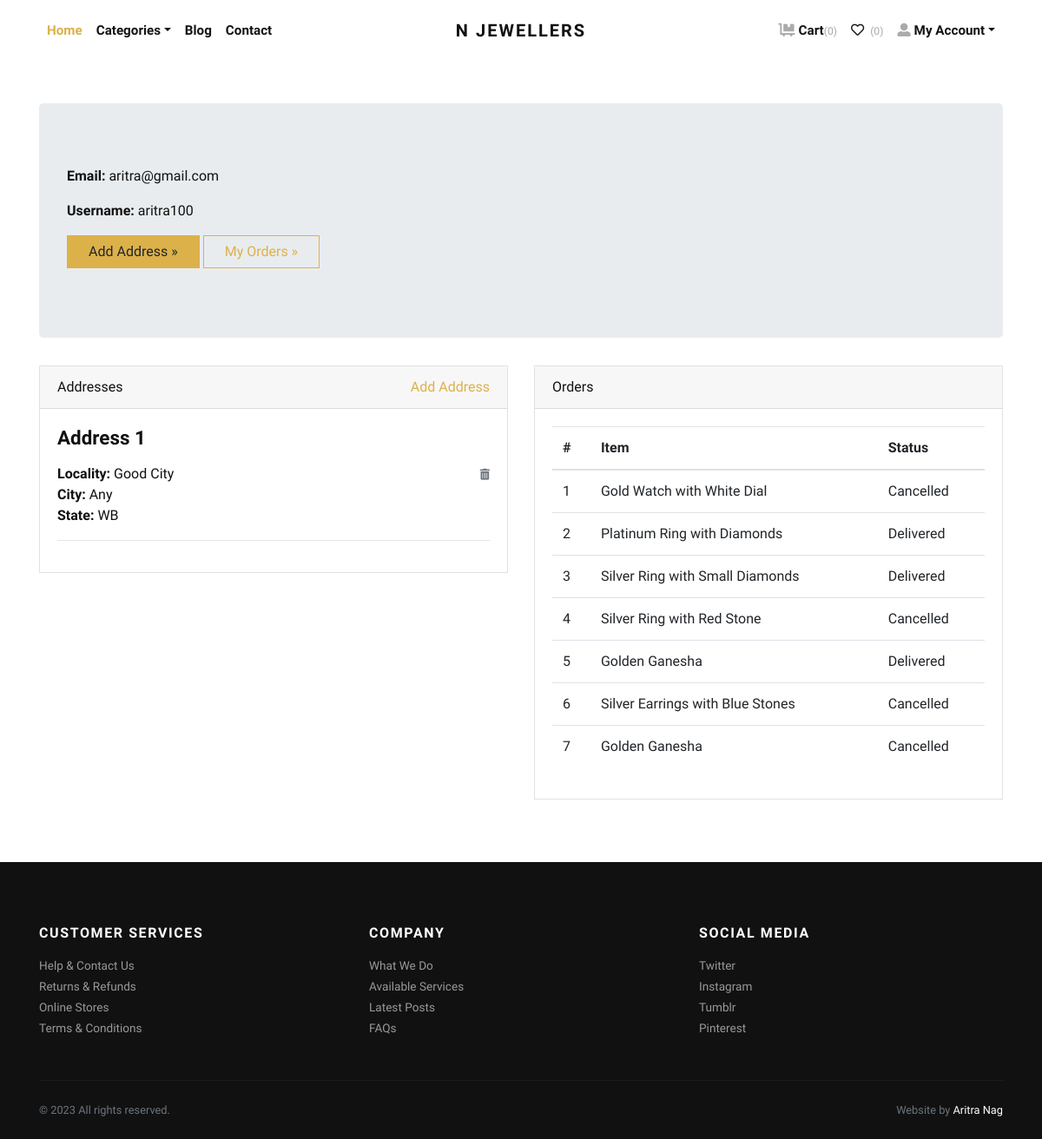
The page /accounts/profile/ (signed in) on the database its author committed.
### store/models.py (models this page shows, shortened)
class Address(models.Model):
    user = models.ForeignKey(User, verbose_name="User", on_delete=models.CASCADE)
    locality = models.CharField(max_length=150, verbose_name="Nearest Location")
    city = models.CharField(max_length=150, verbose_name="City")
    state = models.CharField(max_length=150, verbose_name="State")

class Order(models.Model):
    user = models.ForeignKey(User, verbose_name="User", on_delete=models.CASCADE)
    address = models.ForeignKey(Address, verbose_name="Shipping Address", on_delete=models.CASCADE)
    product = models.ForeignKey(Product, verbose_name="Product", on_delete=models.CASCADE)
    quantity = models.PositiveIntegerField(verbose_name="Quantity")
    ordered_date = models.DateTimeField(auto_now_add=True, verbose_name="Ordered Date")
    status = models.CharField(
        choices=STATUS_CHOICES,
        max_length=50,
        default="Pending"
        )

class Product(models.Model):
    title = models.CharField(max_length=150, verbose_name="Product Title")
    slug = models.SlugField(max_length=160, verbose_name="Product Slug")
    sku = models.CharField(max_length=255, unique=True, verbose_name="Unique Product ID (SKU)")
    short_description = models.TextField(verbose_name="Short Description")
    detail_description = models.TextField(blank=True, null=True, verbose_name="Detail Description")
    product_image = models.ImageField(upload_to='product', blank=True, null=True, verbose_name="Product Image")
    price = models.DecimalField(max_digits=8, decimal_places=2)
    category = models.ForeignKey(Category, verbose_name="Product Categoy", on_delete=models.CASCADE)
    is_active = models.BooleanField(verbose_name="Is Active?")
    is_featured = models.BooleanField(verbose_name="Is Featured?")
    created_at = models.DateTimeField(auto_now_add=True, verbose_name="Created Date")
    updated_at = models.DateTimeField(auto_now=True, verbose_name="Updated Date")
    class Meta:
        verbose_name_plural = 'Products'
        ordering = ('-created_at', )

### store/views.py (the view)
# urls.py: path('accounts/profile/', views.profile, name="profile"),
@login_required
def profile(request):
    addresses = Address.objects.filter(user=request.user)
    orders = Order.objects.filter(user=request.user)
    return render(request, 'account/profile.html', {'addresses':addresses, 'orders':orders})

### store/context_preprocessors.py (called while the page is built)
def store_menu(request):
    categories = Category.objects.filter(is_active=True)
    context = {
        'categories_menu': categories,
    }
    return context

def cart_menu(request):
    if request.user.is_authenticated:
        cart_items= Cart.objects.filter(user=request.user)
        context = {
            'cart_items': cart_items,
        }
    else:
        context = {}
    return context

### templates/account/profile.html (shortened to what this page needs)
{% extends 'base.html' %}
{% load static %}
    {% block content %}
      <div class="container py-5">
        <div class="jumbotron">
          <p><strong>Email:</strong> {{request.user.email}}</p>
          <p><strong>Username:</strong> {{request.user.username}}</p>
          <p><a class="btn btn-primary btn-large" href="{% url 'store:add-address' %}">Add Address »</a> <a class="btn btn-outline-primary btn-large" href="#">My Orders »</a></p>
        </div>
        <div class="row">
          <div class="col-lg-6">
            <div class="card mb-4" id="headings">
              <div class="card-header">Addresses <span class="float-right"><a href="{% url 'store:add-address' %}">Add Address</a></span></div>
              <div class="card-body">
                {% if addresses %}
                    {% for address in addresses %}
                        <h4 class="mb-3">Address {{forloop.counter}}</h4>
                        <span class="float-right"><a href="{% url 'store:remove-address' address.id %}"><i class="fas fa-trash-alt small text-muted"></i></a></span>
                        <p>
                            <strong>Locality: </strong>{{address.locality}} <br>
                            <strong>City: </strong>{{address.city}} <br>
                            <strong>State: </strong>{{address.state}} <br>
                        </p>
                        <hr>
                    {% endfor %}
                {% else %}
                <div class="text-danger">
                  Address not Added.
                </div>
                {% endif %}
              </div>
            </div>
          </div>
          <div class="col-lg-6">
            <div class="card mb-4" id="tables">
              <div class="card-header">Orders</div>
              <div class="card-body">
                <table class="table table-hover">
                  <thead>
                    <tr>
                      <th>#</th>
                      <th>Item</th>
                      <th>Status</th>
                    </tr>
                  </thead>
                  <tbody>
                    {% if orders %}
                      {% for order in orders %}
                        <tr>
                          <td>{{forloop.counter}}</td>
                          <td>{{order.product.title}}</td>
                          <td>
                            {{order.status}}
                          </td>
                        </tr>
                      {% endfor %}
                    {% else %}
                    <tr>
                      <td class="text-danger" colspan="3">You've not Ordered anything yet.</td>
                    </tr>
                    {% endif %}
                  </tbody>
                </table>
              </div>
            </div>
          </div>
        </div>
      </div>
{% endblock content %}

### jewelryshop/static/css/style.default.css (style rules this page uses)
strong { font-weight: 700; }
.btn { font-weight: 400; border: 1px solid transparent; font-family: inherit; padding: 0.375rem 1.5rem; font-size: 1rem; line-height: 1.5; border-radius: 0; transition: color 0.15s ease-in-out, background-color 0.15s ease-in-out, border-color 0.15s ease-in-out, box-shadow 0.15s ease-in-out; }
.btn-primary { color: #212529; background-color: #dcb14a; border-color: #dcb14a; }
.btn-outline-primary { color: #dcb14a; background-color: transparent; background-image: none; border-color: #dcb14a; }
body { font-family: "Libre Franklin", sans-serif; font-size: 1rem; font-weight: 400; line-height: 1.5; color: #111111; background-color: #fff; }
a { color: #dcb14a; text-decoration: none; }
h1, h2, h3, h4, h5, h6, .h1, .h2, .h3, .h4, .h5, .h6 { margin-bottom: 0.5rem; font-family: inherit; font-weight: 900; line-height: 1.2; color: inherit; }
h4, .h4 { font-size: 1.4rem; }
hr { border-top: 1px solid rgba(17, 17, 17, 0.1); }
small, .small { font-size: 80%; font-weight: 400; }
.card { background-color: #fff; border: 1px solid rgba(17, 17, 17, 0.125); border-radius: 0; }
.card-body { padding: 1.25rem; }
.card-header { padding: 0.75rem 1.25rem; background-color: rgba(17, 17, 17, 0.03); border-bottom: 1px solid rgba(17, 17, 17, 0.125); }
.card-header:first-child { border-radius: calc(0 - 1px) calc(0 - 1px) 0 0; }

### rows shown on the page
Address: locality "Good City", city "Any", state "WB"
Order: product "Gold Watch with White Dial", status "Cancelled"
Order: product "Platinum Ring with Diamonds", status "Delivered"
Order: product "Silver Ring with Small Diamonds", status "Delivered"
Order: product "Silver Ring with Red Stone", status "Cancelled"
Order: product "Golden Ganesha", status "Delivered"
Order: product "Silver Earrings with Blue Stones", status "Cancelled"
Order: product "Golden Ganesha", status "Cancelled"

### other values the page prints
{{ cart_items.count }} "0"
{{ request.user.email }} "aritra@gmail.com"
{{ request.user.username }} "aritra100"
